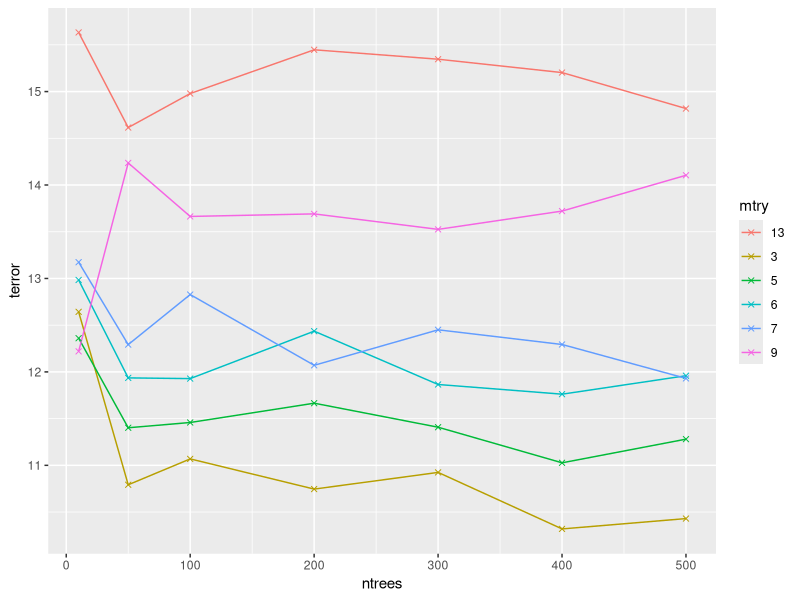

Write the R code that produced this figure.
library(randomForest)
library(MASS)
library(ggplot2)

set.seed(8)
train <- sample(1:nrow(Boston), nrow(Boston)/2)
Boston.train <- Boston[train,]
Boston.test <- Boston[-train,]

ntrees <- c(10, 50, seq(0, 500, 100)[-1])
mtryes <- c(3,5,6,7,9,13)
results <- data.frame(mtry=character(), ntrees=integer(),
                      terror=double(), tsd=double())

for(mtry in mtryes) {
  print(mtry)
  for(ntree in ntrees) {
    cat(ntree, " ")
    fit <- randomForest(medv~., data = Boston.train, 
                        mtry = mtry, ntree = ntree)
    yhat <- predict(fit, newdata = Boston.test)
    rss <- mean((Boston.test$medv - yhat)^2)
    tsd <- sd((Boston.test$medv - yhat))
    results <- rbind(results, data.frame(mtry = toString(mtry),
                                         ntrees = ntree,
                                         terror = rss,
                                         tsd = tsd))
  }
}

ggplot(data = results, mapping = aes(x = ntrees, y = terror, color = mtry)) +
  #geom_errorbar(mapping = aes(ymin = terror-tsd/10, ymax = terror+tsd/10),
  #              width = 10) +
  geom_line() + 
  geom_point(shape = 4)
